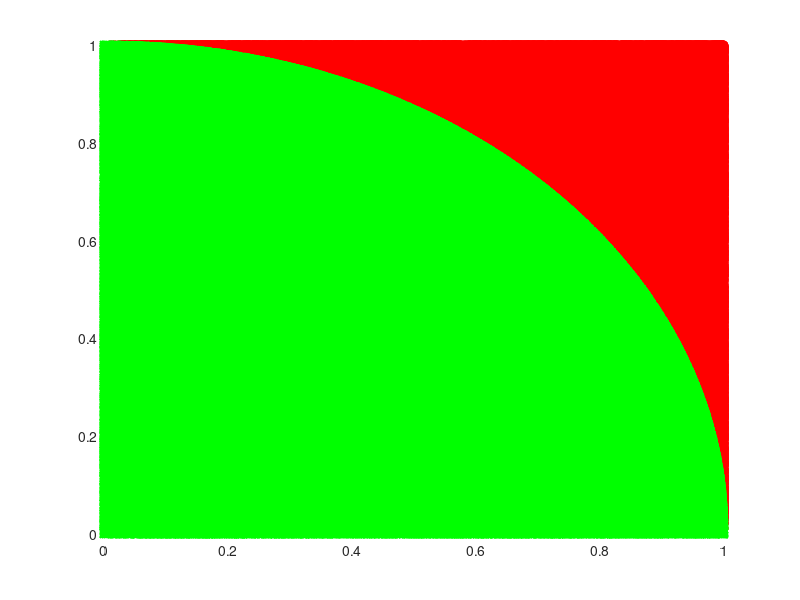

Write the MATLAB code that produced this figure.
n = 4000000;    % generate n points
r = rand(2,n);  % random number
x = r(1,:);
y = r(2,:);
d = (x.^2+y.^2).^0.5;
outside = d>1;  % points outside the circle
inside = d<=1;  % points inside the circle
num = sum(sum(outside));
pre = (n - num)/n*4 % pi calculated by monte carlo method
plot(x(outside),y(outside),'ro',x(inside),y(inside),'gx');
